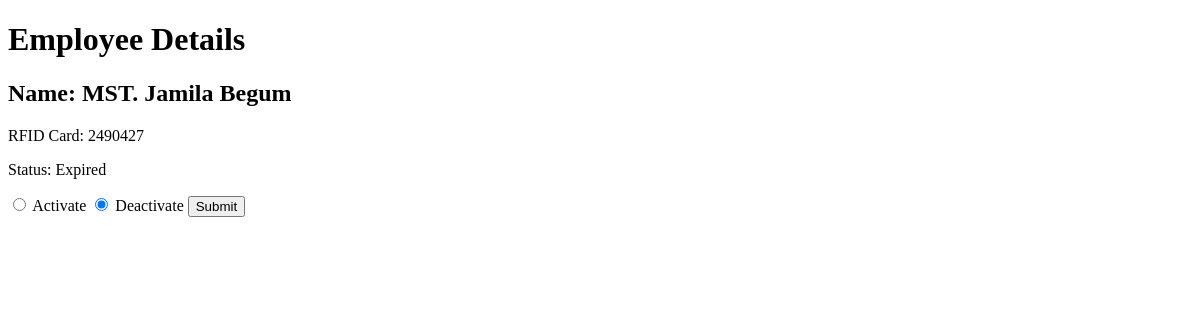
/employee/2490427, run on an earlier commit of the app's database.
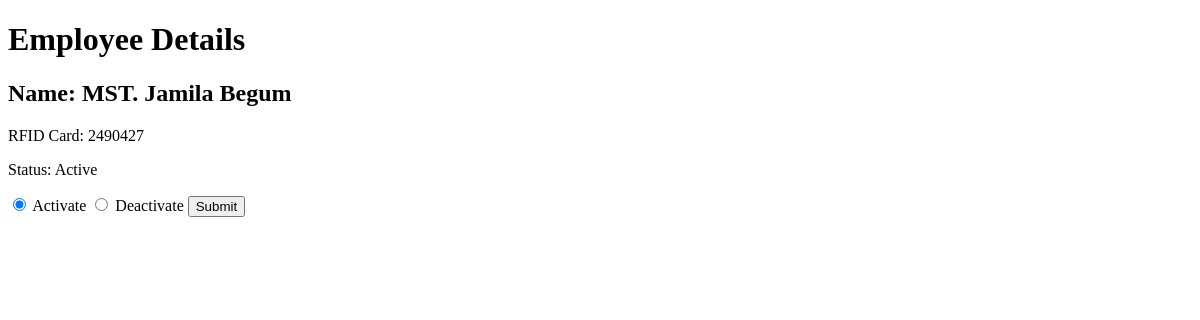
And on a later commit of the database.
### employees/models.py (models this page shows, shortened)
class Employee(models.Model):
    ROAD_CHOICES = [(f"Road {i}", f"Road {i}") for i in range(1, 15)] + [
        ("UN Road", "UN Road"),
        ("Park Road", "Park Road")
    ]
    name = models.CharField(max_length=100)
    rfid_card = models.BigIntegerField(unique=True)
    job_description = models.CharField(max_length=100)
    road_number = models.CharField(max_length=10, choices=ROAD_CHOICES)  # Dropdown for road numbers
    house_number = models.CharField(max_length=10)  # Text field for house number
    expire_date = models.DateField()
    is_active = models.BooleanField(default=True)
    added_to_machine = models.BooleanField(default=False)
    added_at = models.DateTimeField(auto_now_add=True)
    updated_at = models.DateTimeField(auto_now=True)

### employees/views.py (the view)
# urls.py: path('employee/<str:pk>', employee_views.single_user, name='single_user'),
def single_user(request, pk):
    single_employee = Employee.objects.get(rfid_card = pk)
    context = {"single_employee":single_employee}
    return render(request,'employees/single_user.html',context)

### templates/employees/single_user.html (shortened to what this page needs)
<!DOCTYPE html>
<html lang="en">
<head>
</head>
<body>
    <h1>Employee Details</h1>
    <h2>Name: {{ single_employee.name }}</h2>
    <p>RFID Card: {{ single_employee.rfid_card }}</p>
    <p>Status: {% if single_employee.is_active %}Active{% else %}Expired{% endif %}</p>
    <form action="/employee/{{ single_employee.rfid_card }}/toggle-status/" method="post">
        <label>
            <input type="radio" name="action" value="activate" {% if single_employee.is_active %}checked{% endif %}>
            Activate
        </label>
        <label>
            <input type="radio" name="action" value="deactivate" {% if not single_employee.is_active %}checked{% endif %}>
            Deactivate
        </label>
        <button type="submit">Submit</button>
    </form>
</body>
</html>

What changed in the data, as far as the page shows it:
changed Employee "MST. Jamila Begum": is_active "☐ Activate" → "☑ Activate"; is_active "☑ Deactivate" → "☐ Deactivate"
Also different on the page:
text no longer shown: "Expired"
text now shown: "Active"
